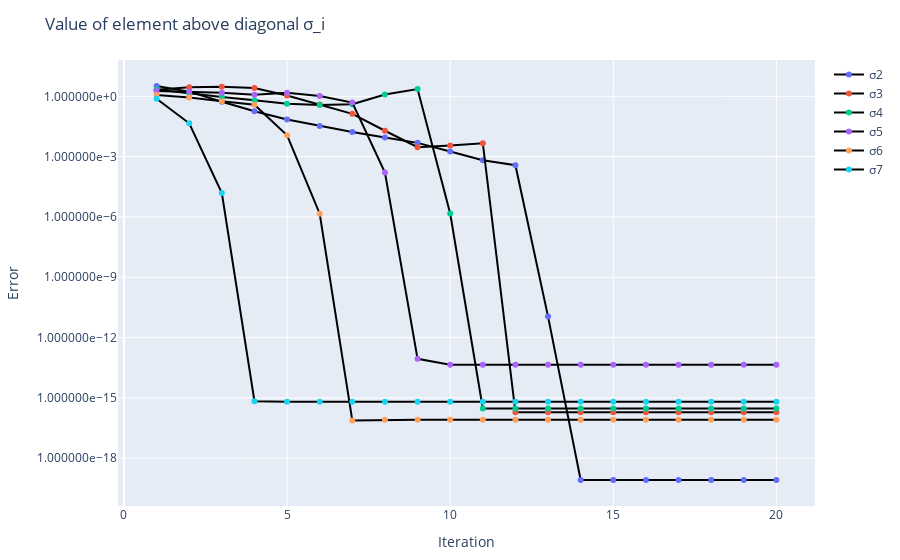

Source (notebook cell):
### Code cell
error_vectors = [
    abs.(results[1, 1, :]),
    abs.(results[1, 2, :]),
    abs.(results[1, 3, :]),
    abs.(results[1, 4, :]),
    abs.(results[1, 5, :]),
    abs.(results[1, 6, :])
]
labels = ["σ2", "σ3", "σ4", "σ5", "σ6", "σ7"]
plot_convergence_error(error_vectors, labels)

### Figure 1 — Plotly figure (JSON) as saved in the notebook; plotly's stock layout.template omitted (floating-point values rounded to 4 significant figures)
{"data": [{"line": {"shape": "linear"}, "marker": {"color": 1}, "mode": "lines+markers", "name": "σ2", "type": "scatter", "x": [1, 2, 3, 4, 5, 6, 7, 8, 9, 10, 11, 12, 13, 14, 15, 16, 17, 18, 19, 20], "y": [3.236, 1.713, 0.5384, 0.1823, 0.06975, 0.03353, 0.01666, 0.008976, 0.004838, 0.001782, 0.0006565, 0.0003756, 1.104e-11, 8.32e-20, 8.32e-20, 8.32e-20, 8.32e-20, 8.32e-20, 8.32e-20, 8.32e-20]}, {"line": {"shape": "linear"}, "marker": {"color": 2}, "mode": "lines+markers", "name": "σ3", "type": "scatter", "x": [1, 2, 3, 4, 5, 6, 7, 8, 9, 10, 11, 12, 13, 14, 15, 16, 17, 18, 19, 20], "y": [2.13, 2.806, 3.0, 2.565, 1.105, 0.3903, 0.1338, 0.01935, 0.002965, 0.003579, 0.004627, 1.918e-16, 1.918e-16, 1.918e-16, 1.918e-16, 1.918e-16, 1.918e-16, 1.918e-16, 1.918e-16, 1.918e-16]}, {"line": {"shape": "linear"}, "marker": {"color": 3}, "mode": "lines+markers", "name": "σ4", "type": "scatter", "x": [1, 2, 3, 4, 5, 6, 7, 8, 9, 10, 11, 12, 13, 14, 15, 16, 17, 18, 19, 20], "y": [2.167, 1.38, 0.9133, 0.6446, 0.421, 0.3647, 0.401, 1.235, 2.293, 1.479e-06, 2.968e-16, 2.968e-16, 2.968e-16, 2.968e-16, 2.968e-16, 2.968e-16, 2.968e-16, 2.968e-16, 2.968e-16, 2.968e-16]}, {"line": {"shape": "linear"}, "marker": {"color": 4}, "mode": "lines+markers", "name": "σ5", "type": "scatter", "x": [1, 2, 3, 4, 5, 6, 7, 8, 9, 10, 11, 12, 13, 14, 15, 16, 17, 18, 19, 20], "y": [1.857, 1.679, 1.504, 1.183, 1.499, 1.029, 0.4907, 0.0001629, 8.791e-14, 4.494e-14, 4.494e-14, 4.494e-14, 4.494e-14, 4.494e-14, 4.494e-14, 4.494e-14, 4.494e-14, 4.494e-14, 4.494e-14, 4.494e-14]}, {"line": {"shape": "linear"}, "marker": {"color": 5}, "mode": "lines+markers", "name": "σ6", "type": "scatter", "x": [1, 2, 3, 4, 5, 6, 7, 8, 9, 10, 11, 12, 13, 14, 15, 16, 17, 18, 19, 20], "y": [1.154, 0.8615, 0.5712, 0.378, 0.0115, 1.447e-06, 7.477e-17, 8.129e-17, 8.128e-17, 8.128e-17, 8.128e-17, 8.128e-17, 8.128e-17, 8.128e-17, 8.128e-17, 8.128e-17, 8.128e-17, 8.128e-17, 8.128e-17, 8.128e-17]}, {"line": {"shape": "linear"}, "marker": {"color": 6}, "mode": "lines+markers", "name": "σ7", "type": "scatter", "x": [1, 2, 3, 4, 5, 6, 7, 8, 9, 10, 11, 12, 13, 14, 15, 16, 17, 18, 19, 20], "y": [0.7558, 0.04537, 1.545e-05, 6.823e-16, 6.484e-16, 6.501e-16, 6.501e-16, 6.501e-16, 6.501e-16, 6.501e-16, 6.501e-16, 6.501e-16, 6.501e-16, 6.501e-16, 6.501e-16, 6.501e-16, 6.501e-16, 6.501e-16, 6.501e-16, 6.501e-16]}], "layout": {"margin": {"b": 50, "l": 50, "r": 50, "t": 60}, "showlegend": true, "title": "Value of element above diagonal σ_i", "xaxis": {"title": {"text": "Iteration"}}, "yaxis": {"tickformat": "e", "title": {"text": "Error"}, "type": "log"}}}
